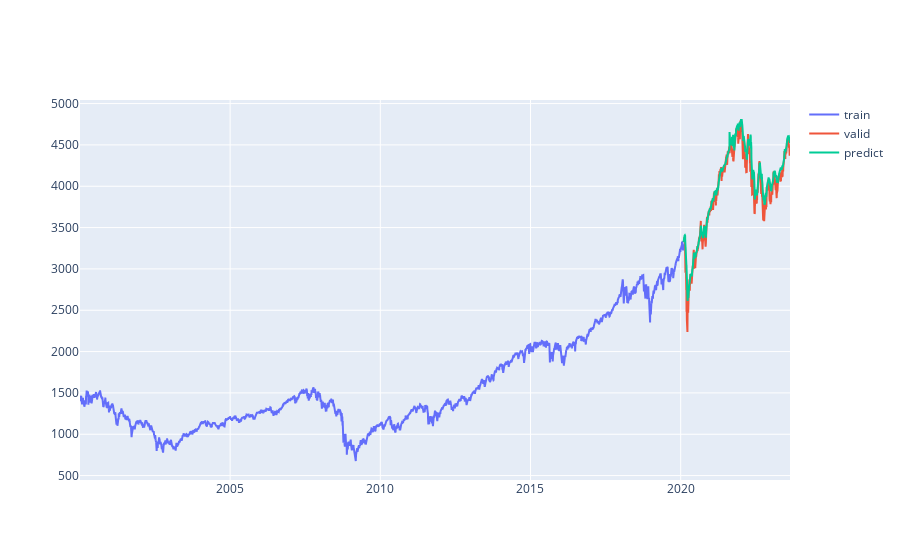

This figure's notebook cell:
### Code cell
input_shape = x_train.shape[1:]

model = build_model(
    64,
    input_shape,
    num_heads=4,
    num_transformer_blocks=6,
    mlp_units=[128],
    mlp_dropout=0.3,
    dropout=0.3,
)
model.summary()
model.compile(optimizer='adam', loss="mean_squared_error")

callbacks = [keras.callbacks.EarlyStopping(patience=8, restore_best_weights=True)]

model.fit(
    x_train,
    y_train,
    validation_split=0.1,
    epochs=50,
    batch_size=8,
    callbacks=callbacks,
)
predictions = model.predict(x_test)
predictions = output_scaler.inverse_transform(predictions)
rmse = np.sqrt(np.mean(predictions - y_test)**2)
print(rmse)
train = np.squeeze(price_list[:training_data_len])
valid = np.squeeze(price_list[training_data_len:])
predictions = np.squeeze(predictions)
train_date_list = date_list[:training_data_len]
valid_date_list = date_list[training_data_len:]
valid_date_list2 = date_list[training_data_len:]
fig = go.Figure()
fig.add_trace(go.Scatter(x=train_date_list, y=train, name='train',  mode='lines'))
fig.add_trace(go.Scatter(x=valid_date_list, y=valid, name='valid',  mode='lines'))
fig.add_trace(go.Scatter(x=valid_date_list2, y=predictions, name='predict',  mode='lines'))
fig.show()

### Figure 1 — Plotly figure (JSON) as saved in the notebook; plotly's stock layout.template omitted (floating-point values rounded to 4 significant figures; data arrays with more than 128 entries replaced by an {"elided": "..."} marker saying what was removed)
{"data": [{"mode": "lines", "name": "train", "type": "scatter", "x": {"elided": "5242 str values"}, "y": {"elided": "5242 float values"}}, {"mode": "lines", "name": "valid", "type": "scatter", "x": {"elided": "925 str values"}, "y": {"elided": "925 float values"}}, {"mode": "lines", "name": "predict", "type": "scatter", "x": {"elided": "925 str values"}, "y": {"elided": "925 float values"}}], "layout": {}}
